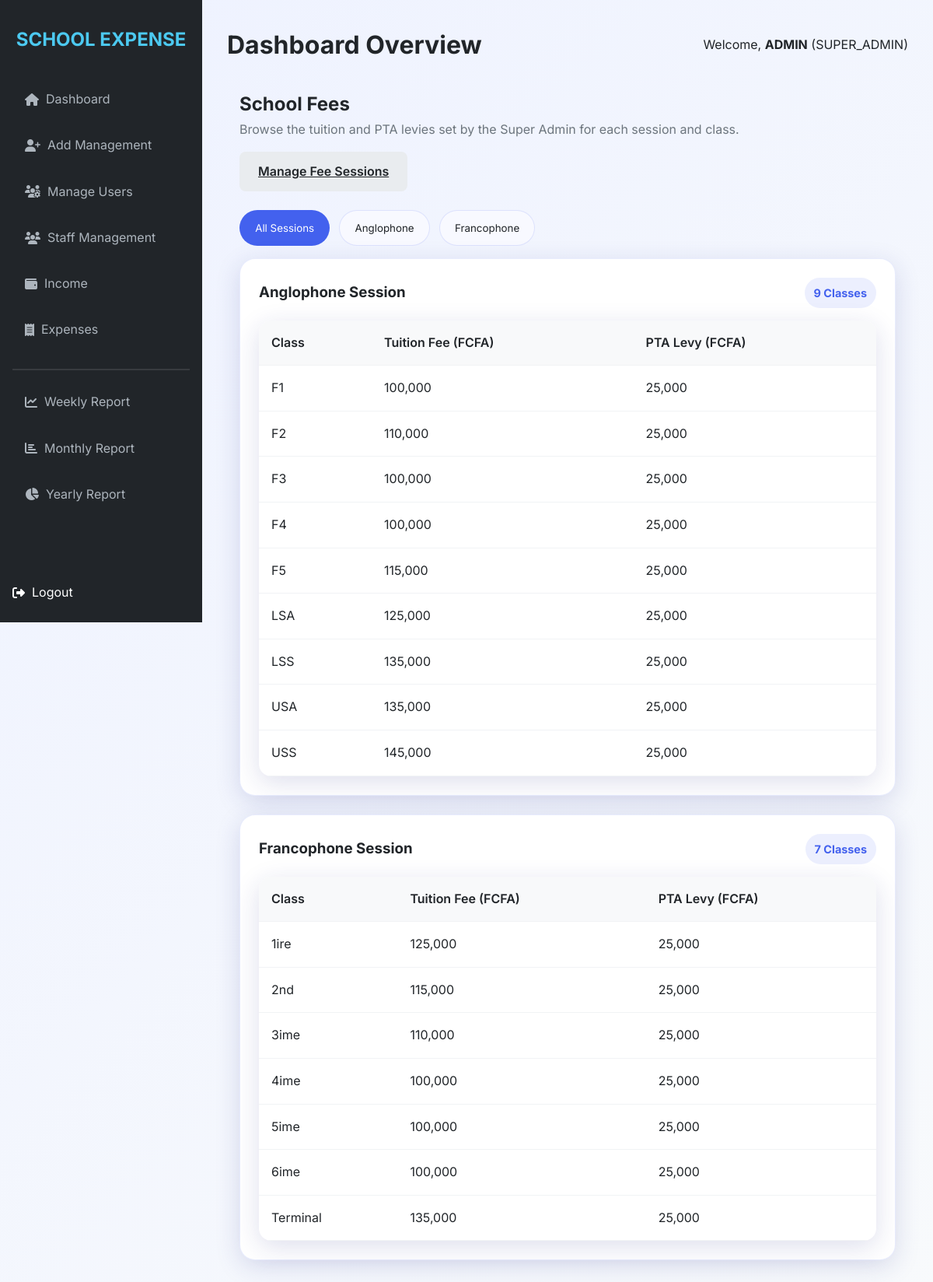
/school_fees (signed in), run on the app's committed database.
### models.py (models this page shows, shortened)
class User(UserMixin, db.Model):
    id = db.Column(db.Integer, primary_key=True)
    username = db.Column(db.String(64), unique=True, nullable=False)
    email = db.Column(db.String(120), unique=True, nullable=False)
    password_hash = db.Column(db.String(128))
    role = db.Column(db.String(20), nullable=False) # SUPER_ADMIN, PRINCIPAL, BURSER, ACCOUNTANT, SECRETARY
    is_active = db.Column(db.Boolean, default=True)
    is_muted = db.Column(db.Boolean, default=False)

class SchoolFee(db.Model):
    id = db.Column(db.Integer, primary_key=True)
    session_type = db.Column(db.String(50), nullable=False)
    class_name = db.Column(db.String(100), nullable=False)
    fee_amount = db.Column(db.Float, nullable=False)
    pta_amount = db.Column(db.Float, nullable=False)
    created_at = db.Column(db.DateTime, default=datetime.utcnow)
    added_by = db.Column(db.Integer, db.ForeignKey('user.id'))

### routes.py (the view)
    @app.route('/school_fees')
    @login_required
    def view_school_fees():
        fees = SchoolFee.query.order_by(SchoolFee.session_type, SchoolFee.class_name).all()
        sessions = []
        for fee in fees:
            if fee.session_type not in sessions:
                sessions.append(fee.session_type)
        return render_template('school_fees.html', fees=fees, sessions=sessions)

### templates/school_fees.html (shortened to what this page needs)
{% extends "base.html" %}
{% block content %}
<div class="page-header" style="max-width: 1120px; margin: 2rem auto 0; padding: 0 1rem; display: flex; justify-content: space-between; align-items: flex-start; gap: 1rem; flex-wrap: wrap;">
    <div>
        <h2>School Fees</h2>
        <p class="page-copy">Browse the tuition and PTA levies set by the Super Admin for each session and class.</p>
    </div>
    {% if current_user.role == 'SUPER_ADMIN' %}
    <a href="{{ url_for('school_fee_sessions') }}" class="btn btn-secondary">Manage Fee Sessions</a>
    {% endif %}
</div>
{% if not fees %}
<div class="card" style="max-width: 1120px; margin: 1.5rem auto; padding: 1.5rem; background: #fff7e6; color: var(--gray);">
    No school fee structure has been configured yet. Please contact the Super Admin to add session fee details.
</div>
{% else %}
<div class="fee-tabs" style="max-width: 1120px; margin: 1.5rem auto 0; padding: 0 1rem;">
    <button type="button" class="fee-tab active" data-filter="all">All Sessions</button>
    {% for session in sessions %}
    <button type="button" class="fee-tab" data-filter="{{ session }}">{{ session }}</button>
    {% endfor %}
</div>
<div class="fee-grid" style="max-width: 1120px; margin: 1rem auto; padding: 0 1rem; display: grid; gap: 1.5rem;">
    {% for session in sessions %}
    <div class="fee-session-card" data-session="{{ session }}">
        <div style="display:flex; align-items:center; justify-content: space-between; gap: 1rem; flex-wrap: wrap;">
            <h3>{{ session }} Session</h3>
            <span class="badge" style="background: rgba(67,97,238,0.1); color: var(--primary); padding: 0.5rem 0.75rem; border-radius: 999px; font-weight: 700;">{{ fees | selectattr('session_type', 'equalto', session) | list | length }} Classes</span>
        </div>
        <div class="table-container" style="margin-top: 1rem;">
            <table>
                <thead>
                    <tr>
                        <th>Class</th>
                        <th>Tuition Fee (FCFA)</th>
                        <th>PTA Levy (FCFA)</th>
                    </tr>
                </thead>
                <tbody>
                    {% set session_fees = fees | selectattr('session_type', 'equalto', session) | list %}
                    {% if session_fees %}
                        {% for fee in session_fees %}
                        <tr>
                            <td>{{ fee.class_name }}</td>
                            <td>{{ "{:,.0f}".format(fee.fee_amount) }}</td>
                            <td>{{ "{:,.0f}".format(fee.pta_amount) }}</td>
                        </tr>
                        {% endfor %}
                    {% else %}
                        <tr>
                            <td colspan="3" style="text-align: center; padding: 1rem; color: var(--gray);">No classes defined for this session yet.</td>
                        </tr>
                    {% endif %}
                </tbody>
            </table>
        </div>
    </div>
    {% endfor %}
</div>
{% endif %}
{% endblock %}

### templates/base.html (shortened to what this page needs)
<!DOCTYPE html>
<html lang="en">
<head>
    <link rel="stylesheet" href="{{ url_for('static', filename='css/style.css') }}">
    <link rel="stylesheet" href="https://cdnjs.cloudflare.com/ajax/libs/font-awesome/6.4.0/css/all.min.css">
</head>
<body>
    {% if current_user.is_authenticated %}
    <div class="app-container">
        <aside class="sidebar">
            <h2>SCHOOL EXPENSE</h2>
            <nav>
                <ul class="nav-links">
                    <li><a href="{{ url_for('dashboard') }}" class="{{ 'active' if request.endpoint == 'dashboard' }}"><i class="fas fa-home"></i> &nbsp; Dashboard</a></li>
                    {% if current_user.role == 'SUPER_ADMIN' %}
                    <li><a href="{{ url_for('add_user') }}" class="{{ 'active' if request.endpoint == 'add_user' }}"><i class="fas fa-user-plus"></i> &nbsp; Add Management</a></li>
                    <li><a href="{{ url_for('manage_users') }}" class="{{ 'active' if request.endpoint == 'manage_users' }}"><i class="fas fa-users-cog"></i> &nbsp; Manage Users</a></li>
                    {% endif %}
                    {% if current_user.role|upper in ['SUPER_ADMIN', 'PRINCIPAL', 'SECRETARY'] %}
                    <li><a href="{{ url_for('view_staff') }}" class="{{ 'active' if 'staff' in request.endpoint }}"><i class="fas fa-users"></i> &nbsp; Staff Management</a></li>
                    {% endif %}
                    <li><a href="{{ url_for('view_income') }}" class="{{ 'active' if 'income' in request.endpoint }}"><i class="fas fa-wallet"></i> &nbsp; Income</a></li>
                    <li><a href="{{ url_for('view_expenses') }}" class="{{ 'active' if 'expenses' in request.endpoint }}"><i class="fas fa-receipt"></i> &nbsp; Expenses</a></li>
                    <hr style="margin: 1rem 0; border: 0.5px solid rgba(255,255,255,0.1)">
                    <li><a href="{{ url_for('view_report', type='weekly') }}"><i class="fas fa-chart-line"></i> &nbsp; Weekly Report</a></li>
                    <li><a href="{{ url_for('view_report', type='monthly') }}"><i class="fas fa-chart-bar"></i> &nbsp; Monthly Report</a></li>
                    <li><a href="{{ url_for('view_report', type='yearly') }}"><i class="fas fa-chart-pie"></i> &nbsp; Yearly Report</a></li>
                    <li style="margin-top: auto;">
                        <form method="POST" action="{{ url_for('logout') }}" style="display: inline; margin: 0;">
                            <button type="submit" style="background:none; border:none; color:inherit; font:inherit; cursor:pointer; display:flex; align-items:center; padding:0;"> <i class="fas fa-sign-out-alt"></i> &nbsp; Logout</button>
                        </form>
                    </li>
                </ul>
            </nav>
        </aside>
        <main class="main-content">
            <header style="margin-bottom: 2rem; display: flex; justify-content: space-between; align-items: center;">
                <h1>{{ title if title else 'Dashboard Overview' }}</h1>
                <div class="user-info">
                    <span>Welcome, <strong>{{ current_user.username }}</strong> ({{ current_user.role }})</span>
                </div>
            </header>
            {% block content %}{% endblock %}
        </main>
    </div>
    {% else %}
        {% block login_content %}{% endblock %}
    {% endif %}
</body>
</html>

### static/css/style.css (style rules this page uses)
:root { --primary: #4361ee; --secondary: #3f37c9; --accent: #4895ef; --success: #4cc9f0; --warning: #f72585; --danger: #e63946; --dark: #212529; --light: #f8f9fa; --gray: #6c757d; --glass: rgba(255, 255, 255, 0.9); --shadow: 0 8px 32px 0 rgba(31, 38, 135, 0.15); }
* { margin: 0; padding: 0; box-sizing: border-box; font-family: 'Inter', -apple-system, BlinkMacSystemFont, "Segoe UI", Roboto, sans-serif; }
body { background: linear-gradient(135deg, #eef2ff 0%, #f8fafc 100%); color: var(--dark); line-height: 1.6; min-height: 100vh; overflow-x: hidden; }
.app-container { display: flex; min-height: 100vh; width: 100%; }
.sidebar { width: 260px; background: var(--dark); color: white; padding: 2rem 1rem; position: fixed; height: 100vh; transition: all 0.3s ease; }
.sidebar h2 { font-size: 1.5rem; margin-bottom: 2rem; text-align: center; color: var(--success); font-weight: 700; }
.nav-links { list-style: none; display: flex; flex-direction: column; height: calc(100vh - 120px); }
.nav-links li { margin-bottom: 0.5rem; }
.nav-links a { color: #adb5bd; text-decoration: none; padding: 0.8rem 1rem; display: flex; align-items: center; border-radius: 8px; transition: 0.3s; }
.main-content { flex: 1; margin-left: 260px; padding: 2rem; }
.btn { padding: 0.8rem 1.5rem; border-radius: 8px; border: none; cursor: pointer; font-weight: 600; transition: 0.3s; display: inline-block; text-align: center; }
.btn-secondary { background: #e9ecef; color: var(--dark); }
.table-container { background: white; border-radius: 16px; overflow: hidden; box-shadow: var(--shadow); margin-top: 1.5rem; }
table { width: 100%; border-collapse: collapse; }
th, td { padding: 1rem; text-align: left; border-bottom: 1px solid #f1f3f5; }
th { background: #f8f9fa; font-weight: 600; }
.page-header { margin-bottom: 1.5rem; }
.page-copy { color: var(--gray); max-width: 680px; }
.fee-tabs { display: flex; flex-wrap: wrap; gap: 0.75rem; }
.fee-tab { padding: 0.85rem 1.2rem; border-radius: 999px; border: 1px solid rgba(67, 97, 238, 0.15); background: #f8f9ff; color: var(--dark); cursor: pointer; transition: all 0.2s ease; }
.fee-tab.active { background: var(--primary); border-color: transparent; color: white; }
.fee-grid { display: grid; gap: 1.5rem; }
.fee-session-card { background: white; border-radius: 20px; border: 1px solid rgba(67, 97, 238, 0.12); box-shadow: var(--shadow); padding: 1.5rem; }
.badge { display: inline-flex; align-items: center; justify-content: center; padding: 0.45rem 0.75rem; border-radius: 999px; font-size: 0.9rem; font-weight: 700; }

### data on the page
User: username "ADMIN", role "SUPER_ADMIN"
SchoolFee: session_type "Anglophone", fees "9", class_name "F1", fee_amount "100,000", pta_amount "25,000"
SchoolFee: session_type "Francophone", fees "7", class_name "1ire", fee_amount "125,000", pta_amount "25,000"
SchoolFee: class_name "F2", fee_amount "110,000", pta_amount "25,000"
SchoolFee: class_name "F3", fee_amount "100,000", pta_amount "25,000"
SchoolFee: class_name "F4", fee_amount "100,000", pta_amount "25,000"
SchoolFee: class_name "F5", fee_amount "115,000", pta_amount "25,000"
SchoolFee: class_name "LSA", fee_amount "125,000", pta_amount "25,000"
SchoolFee: class_name "LSS", fee_amount "135,000", pta_amount "25,000"
SchoolFee: class_name "USA", fee_amount "135,000", pta_amount "25,000"
SchoolFee: class_name "USS", fee_amount "145,000", pta_amount "25,000"
SchoolFee: class_name "2nd", fee_amount "115,000", pta_amount "25,000"
SchoolFee: class_name "3ime", fee_amount "110,000", pta_amount "25,000"
SchoolFee: class_name "4ime", fee_amount "100,000", pta_amount "25,000"
SchoolFee: class_name "5ime", fee_amount "100,000", pta_amount "25,000"
SchoolFee: class_name "6ime", fee_amount "100,000", pta_amount "25,000"
SchoolFee: class_name "Terminal", fee_amount "135,000", pta_amount "25,000"

### other printed values
{{ title if title else 'Dashboard Overview' }} "Dashboard Overview"
